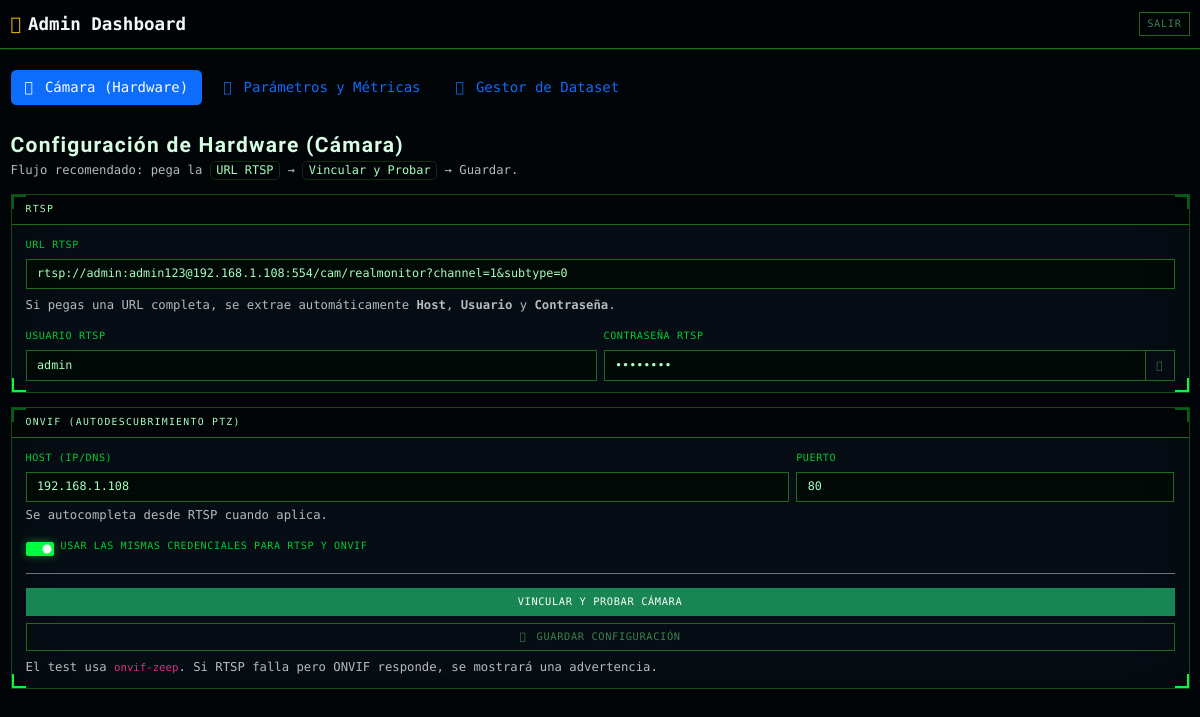
/admin_dashboard (signed in), run on an earlier commit of the app's database.
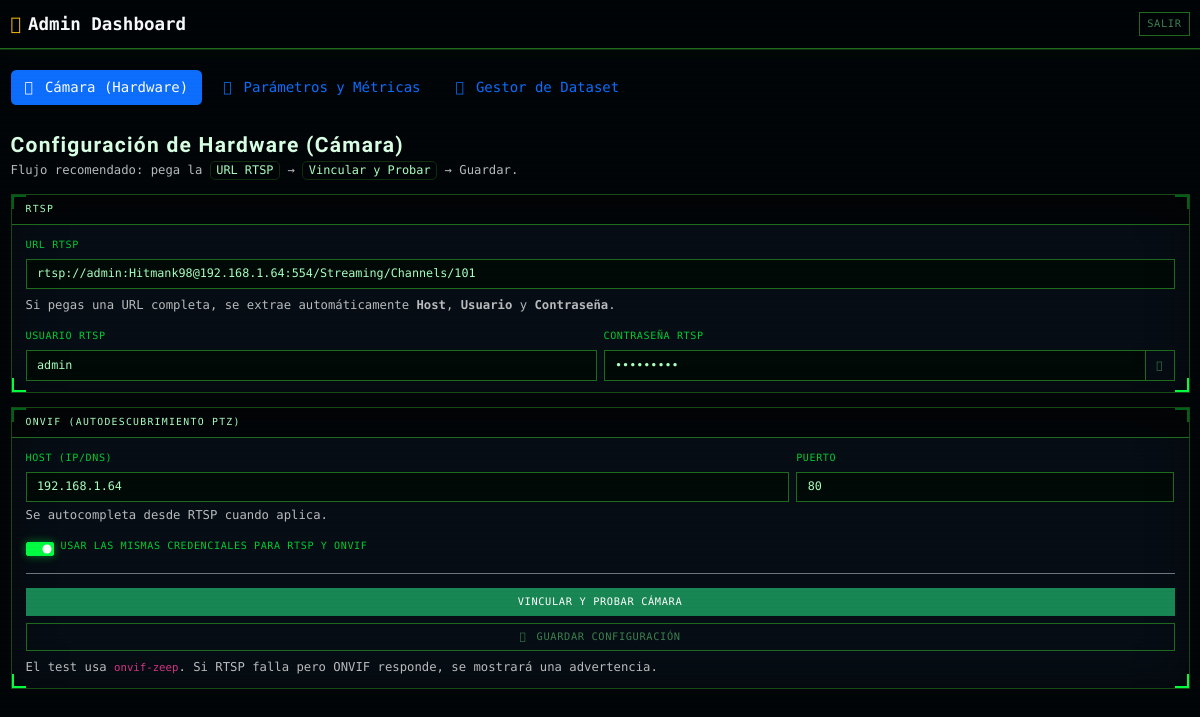
And on a later commit of the database.
### src/system_core.py (models this page shows, shortened)
class CameraConfig(db.Model):
    __tablename__ = "camera_config"
    id = db.Column(db.Integer, primary_key=True)
    camera_type = db.Column(db.String(10), nullable=False, default="fixed")
    rtsp_url = db.Column(db.String(500), nullable=True)
    rtsp_username = db.Column(db.String(120), nullable=True)
    rtsp_password = db.Column(db.String(120), nullable=True)
    onvif_host = db.Column(db.String(120), nullable=True)
    onvif_port = db.Column(db.Integer, nullable=False, default=80)
    onvif_username = db.Column(db.String(120), nullable=True)
    onvif_password = db.Column(db.String(120), nullable=True)
    updated_at = db.Column(db.DateTime, nullable=False, default=datetime.utcnow, onupdate=datetime.utcnow)

### app.py (the view)
@app.get("/admin_dashboard")
@login_required
@role_required("admin")
def admin_dashboard():
    cfg = get_or_create_camera_config()
    params = get_model_params()
    return render_template("admin.html", cfg=cfg, model_params=params)

### app.py (called while the page is built, shortened)
@app.before_request
def _volatile_sessions():
    session.permanent = False

@login_manager.user_loader
def load_user(user_id: str):
    return db.session.get(User, int(user_id))

def role_required(*roles: str):
    def decorator(fn):
        @wraps(fn)
        def wrapper(*args, **kwargs):
            if not current_user.is_authenticated:
                return login_manager.unauthorized()
            if current_user.role not in roles:
                flash("Acceso denegado: permisos insuficientes.", "danger")
                return redirect(url_for("index"))
            return fn(*args, **kwargs)
        return wrapper
    return decorator

def sync_onvif_config_from_env(cfg: CameraConfig) -> CameraConfig:
    changed = False
    host = (ONVIF_CONFIG.get("host") or "").strip()
    username = (ONVIF_CONFIG.get("username") or "").strip()
    password = (ONVIF_CONFIG.get("password") or "").strip()
    try:
        port_env = int(ONVIF_CONFIG.get("port") or 80)
    except Exception:
        port_env = 80
    if not (cfg.onvif_host or "").strip() and host:
        cfg.onvif_host = host
        changed = True
    if not (cfg.onvif_username or "").strip() and username:
        cfg.onvif_username = username
        changed = True
    if not (cfg.onvif_password or "").strip() and password:
        cfg.onvif_password = password
        changed = True
    if not cfg.onvif_port:
        cfg.onvif_port = int(port_env or 80)
        changed = True
    if changed:
        db.session.commit()
    return cfg

def get_or_create_camera_config() -> CameraConfig:
    cfg = CameraConfig.query.order_by(CameraConfig.id.asc()).first()
    if cfg:
        return sync_onvif_config_from_env(cfg)

def get_model_params() -> dict:
    with model_params_lock:
        return dict(MODEL_PARAMS)

### templates/admin.html (shortened to what this page needs)
<!DOCTYPE html>
<html lang="es">
<head>
    <link href="https://cdn.jsdelivr.net/npm/bootstrap@5.3.3/dist/css/bootstrap.min.css" rel="stylesheet" />
    <link rel="stylesheet" href="https://cdnjs.cloudflare.com/ajax/libs/font-awesome/6.5.2/css/all.min.css" />
    <link rel="stylesheet" href="/static/style.css" />
</head>
<body>
    <nav class="navbar navbar-expand-lg sticky-top">
        <div class="container-fluid">
            <span class="navbar-brand text-light fw-bold">
                <i class="fa-solid fa-screwdriver-wrench me-2 text-warning"></i>Admin Dashboard
            </span>
            <div class="ms-auto">
                <a class="btn btn-sm btn-outline-light" href="{{ url_for('logout') }}">Salir</a>
            </div>
        </div>
    </nav>
    <div class="container-fluid py-4" style="max-width: 1280px;">
        <ul class="nav nav-pills gap-2 mb-3" id="adminMainTabs" role="tablist">
            <li class="nav-item" role="presentation">
                <button class="nav-link active" id="tab-camera" data-bs-toggle="tab" data-bs-target="#pane-camera" type="button" role="tab">
                    <i class="fa-solid fa-camera me-1"></i> Cámara (Hardware)
                </button>
            </li>
            <li class="nav-item" role="presentation">
                <button class="nav-link" id="tab-params" data-bs-toggle="tab" data-bs-target="#pane-params" type="button" role="tab">
                    <i class="fa-solid fa-sliders me-1"></i> Parámetros y Métricas
                </button>
            </li>
            <li class="nav-item" role="presentation">
                <button class="nav-link" id="tab-dataset" data-bs-toggle="tab" data-bs-target="#pane-dataset" type="button" role="tab">
                    <i class="fa-solid fa-images me-1"></i> Gestor de Dataset
                </button>
            </li>
        </ul>
        <div class="tab-content">
            <div class="tab-pane fade show active" id="pane-camera" role="tabpanel" aria-labelledby="tab-camera">
                <div class="row g-3">
                    <div class="col-12 col-xxl-10">
                        <div class="d-flex flex-wrap justify-content-between align-items-end gap-2 mb-3">
                            <div>
                                <h4 class="fw-bold mb-1">Configuración de Hardware (Cámara)</h4>
                                <div class="form-hint">
                                    Flujo recomendado: pega la <span class="kbd-pill">URL RTSP</span> → <span class="kbd-pill">Vincular y Probar</span> → Guardar.
                                </div>
                            </div>
                        </div>
                        <form class="row g-3" method="post" action="{{ url_for('admin_camera') }}" autocomplete="off" id="cameraForm">
                            <div class="col-12">
                                <div class="card position-relative" id="rtspCard">
                                    <div class="card-header d-flex justify-content-between align-items-center">
                                        <span>RTSP</span>
                                    </div>
                                    <div class="card-body">
                                        <label class="form-label" for="rtsp_url">URL RTSP</label>
                                        <input class="form-control" id="rtsp_url" name="rtsp_url" placeholder="rtsp://admin:pass@192.168.1.108:554/stream"
                                               value="{{ cfg.rtsp_url or '' }}" autocomplete="off" />
                                        <div class="form-hint mt-2">
                                            Si pegas una URL completa, se extrae automáticamente <b>Host</b>, <b>Usuario</b> y <b>Contraseña</b>.
                                        </div>
                                        <div class="row g-2 mt-2">
                                            <div class="col-md-6">
                                                <label class="form-label" for="rtsp_username">Usuario RTSP</label>
                                                <input class="form-control" id="rtsp_username" name="rtsp_username" value="{{ cfg.rtsp_username or '' }}" autocomplete="off" />
                                            </div>
                                            <div class="col-md-6">
                                                <label class="form-label" for="rtsp_password">Contraseña RTSP</label>
                                                <div class="input-group">
                                                    <input class="form-control" id="rtsp_password" name="rtsp_password" type="password" value="{{ cfg.rtsp_password or '' }}" autocomplete="off" />
                                                    <button class="btn btn-outline-light" type="button" data-toggle-password="#rtsp_password" aria-label="Mostrar contraseña RTSP">
                                                        <i class="fa-solid fa-eye"></i>
                                                    </button>
                                                </div>
                                            </div>
                                        </div>
                                    </div>
                                </div>
                            </div>
                            <div class="col-12">
                                <div class="card position-relative" id="onvifCard">
                                    <div class="card-header d-flex justify-content-between align-items-center">
                                        <span>ONVIF (Autodescubrimiento PTZ)</span>
                                    </div>
                                    <div class="card-body">
                                        <div class="row g-2">
                                            <div class="col-md-8">
                                                <label class="form-label" for="onvif_host">Host (IP/DNS)</label>
                                                <input class="form-control" id="onvif_host" name="onvif_host" placeholder="192.168.1.108"
                                                       value="{{ cfg.onvif_host or '' }}" autocomplete="off" />
                                                <div class="form-hint mt-1">Se autocompleta desde RTSP cuando aplica.</div>
                                            </div>
                                            <div class="col-md-4">
                                                <label class="form-label" for="onvif_port">Puerto</label>
                                                <input class="form-control" id="onvif_port" name="onvif_port" list="onvifPortList" inputmode="numeric"
                                                       value="{{ cfg.onvif_port or 80 }}" autocomplete="off" />
                                            </div>
                                        </div>
                                        <div class="form-check form-switch mt-3">
                                            <input class="form-check-input" type="checkbox" role="switch" id="sameCreds" checked />
                                            <label class="form-check-label" for="sameCreds">
                                                Usar las mismas credenciales para RTSP y ONVIF
                                            </label>
                                        </div>
                                        <hr class="border-secondary my-3" />
                                        <div class="d-grid gap-2">
                                            <button class="btn btn-success" type="button" id="btnLinkTest">
                                                Vincular y Probar Cámara
                                            </button>
                                            <button class="btn btn-outline-light" type="submit" id="btnSave">
                                                <i class="fa-solid fa-floppy-disk me-1"></i> Guardar configuración
                                            </button>
                                        </div>
                                        <div class="form-hint mt-2">
                                            El test usa <code>onvif-zeep</code>. Si RTSP falla pero ONVIF responde, se mostrará una advertencia.
                                        </div>
                                    </div>
                                </div>
                            </div>
                        </form>
                    </div>
                </div>
            </div>
        </div>
    </div>
</body>
</html>

### static/style.css (style rules this page uses)
:root { --bg0: #020508; --bg1: #040b10; --bg2: #060d14; --bg3: #0b1a24; --bd: #0e2e0e; --bd-mid: #174a17; --bd-bright: #1e6b1e; --neon: #00ff41; --neon-dim: #00cc33; --neon-pale: #007a1e; --neon-faint: rgba(0, 255, 65, .07); --neon-trace: rgba(0, 255, 65, .14); --neon-glow: rgba(0, 255, 65, .48); --amber: #ffb300; --amber-hot: #ff6f00; --amber-faint: rgba(255, 179, 0, .07); --amber-glow: rgba(255, 179, 0, .52); --bad: #ff3d00; --bad-faint: rgba(255, 61, 0, .07); --bad-glow: rgba(255, 61, 0, .52); --ok: var(--neon); --warn: var(--amber); --txt: #a8ffc0; --txt-bright: #d8ffe4; --mut: #2d6b3a; --mut2: #3d8050; --ff-mono: 'Share Tech Mono', 'Courier New', Courier, monospace; --ff-head: 'Orbitron', 'Share Tech Mono', monospace; --cs: 14px; --ct: 2px; }
*, *::before, *::after { box-sizing: border-box; }
html, body { background: var(--bg0) !important; color: var(--txt) !important; font-family: var(--ff-mono) !important; font-size: 14px; -webkit-font-smoothing: antialiased; }
body::after { content: ''; position: fixed; inset: 0; pointer-events: none; z-index: 9999; background: repeating-linear-gradient( to bottom, transparent 0px, transparent 3px, rgba(0, 0, 0, .025) 3px, rgba(0, 0, 0, .025) 4px ); }
* { font-family: var(--ff-mono) !important; }
h1, h2, h3, h4, h5, h6 { font-family: var(--ff-head) !important; color: var(--txt-bright) !important; letter-spacing: .06em; }
label, .form-label { color: var(--neon-dim) !important; font-size: .72rem !important; text-transform: uppercase; letter-spacing: .06em; display: block !important; opacity: 1 !important; }
p, span, div, td, th, small, .small, li { font-family: var(--ff-mono) !important; color: var(--txt); }
.navbar { background: rgba(2, 5, 8, .97) !important; border-bottom: 1px solid var(--bd-bright) !important; box-shadow: 0 1px 0 var(--bd), 0 0 28px rgba(0, 255, 65, .03) !important; padding-top: .45rem !important; padding-bottom: .45rem !important; }
.card { position: relative !important; background: var(--bg2) !important; border: 1px solid var(--bd-mid) !important; border-radius: 0 !important; box-shadow: inset 0 0 40px rgba(0, 0, 0, .45) !important; }
.card::before { content: ''; position: absolute; inset: 0; pointer-events: none; z-index: 10; background: linear-gradient(var(--neon), var(--neon)) top left / var(--cs) var(--ct) no-repeat, linear-gradient(var(--neon), var(--neon)) top left / var(--ct) var(--cs) no-repeat, linear-gradient(var(--neon), var(--neon)) top right / var(--cs) var(--ct) no-repeat, linear-gradient(var(--neon), var(--neon)) top right / var(--ct) var(--cs) no-repeat, linear-gradient(var(--neon), var(--neon)) bottom left / var(--cs) var(--ct) no-repeat, linear-gradient(var(--neon), var(--neon)) bottom left / var(--ct) var(--cs) no-repeat, linear-gradient(var(--neon), var(--neon)) bottom right / var(--cs) var(--ct) no-repeat, linear-gradient(var(--neon), var(--neon)) bottom right / var(--ct) var(--cs) no-repeat; }
.card-header { background: rgba(0, 0, 0, .62) !important; border-bottom: 1px solid var(--bd-bright) !important; color: var(--neon-dim) !important; font-family: var(--ff-head) !important; font-size: .70rem !important; text-transform: uppercase !important; letter-spacing: .13em !important; padding: .5rem 1rem !important; position: relative; z-index: 11; }
.card-body { padding: .85rem 1rem !important; position: relative; z-index: 11; }
.btn { border-radius: 0 !important; font-family: var(--ff-mono) !important; text-transform: uppercase; letter-spacing: .06em; font-size: .74rem !important; transition: all .15s ease !important; }
.btn-outline-light { border-color: var(--bd-bright) !important; color: var(--mut2) !important; background: transparent !important; }
.form-control, .form-select { background: rgba(0, 10, 5, .88) !important; color: var(--txt) !important; border: 1px solid var(--bd-bright) !important; border-radius: 0 !important; font-family: var(--ff-mono) !important; font-size: .84rem !important; }
.form-check-input { background-color: rgba(0, 0, 0, .65) !important; border: 1px solid var(--bd-bright) !important; border-radius: 2px !important; }
.form-check-input:checked { background-color: var(--neon) !important; border-color: var(--neon) !important; box-shadow: 0 0 8px var(--neon-glow) !important; }
hr { border-color: var(--bd-mid) !important; opacity: 1 !important; }
.tab-content { padding-top: 1rem; }

What changed in the data, as far as the page shows it:
changed CameraConfig "admin": rtsp_url "rtsp://admin:admin123@192.168.1.108:554/cam/realmonitor?channel=1&subtype=0" → "rtsp://admin:Hitmank98@192.168.1.64:554/Streaming/Channels/101"; onvif_host "192.168.1.108" → "192.168.1.64"
